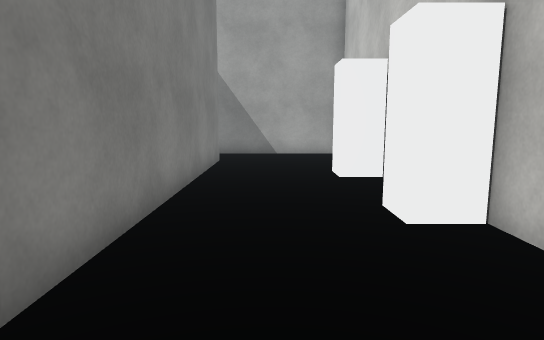
view 1 (above)

13 first-person views from a walk through a 3-D level made in the Unity game engine. The camera is 1.3 m above the floor, tilts 8° down and sees 75° across. Doors are open. The floor is counted in squares, 1 m on a side. Each view is taken from the middle of a square. On the plan, view 1 faces up. The plan holds only what a view shows up to about 15 squares ahead; the rest is blank. The place goes on beyond the plan. The player character is not drawn. Surface patterns are stand-ins for the level's own textures.

view 2
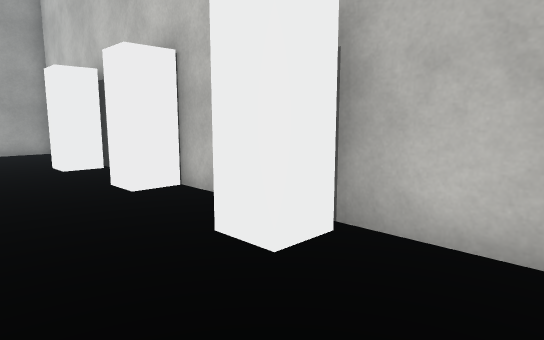

view 3
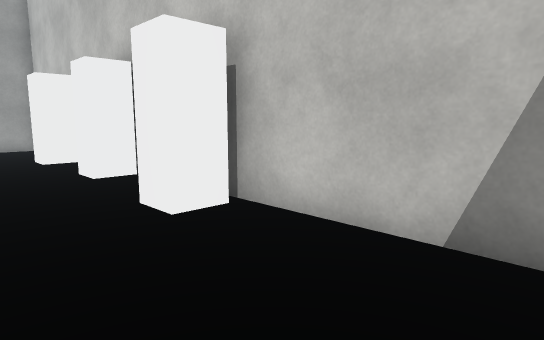

view 4
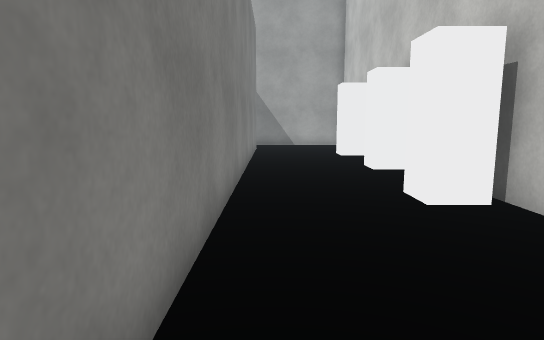

view 5
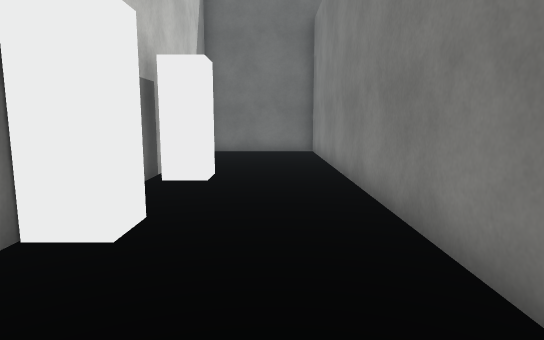

view 6
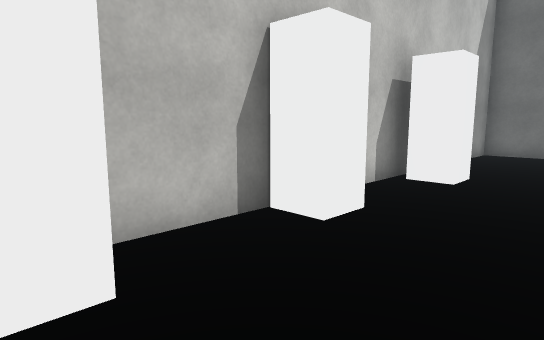

view 7
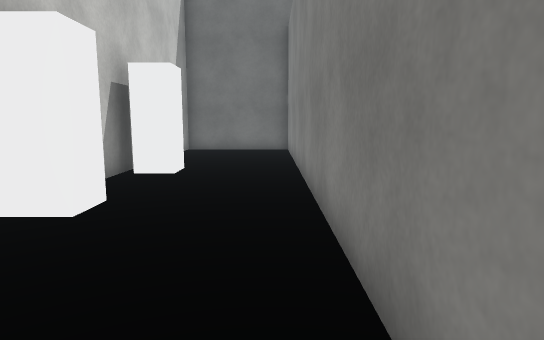

view 8
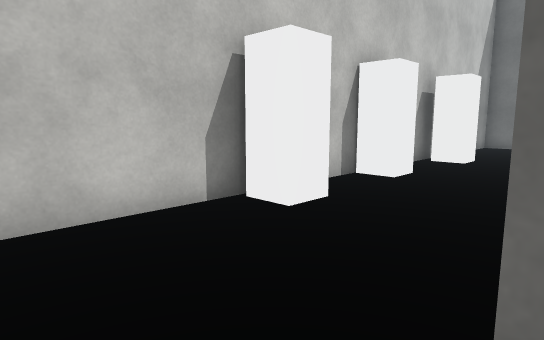

view 9
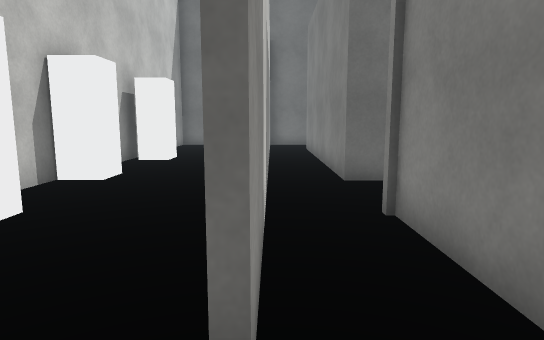

view 10
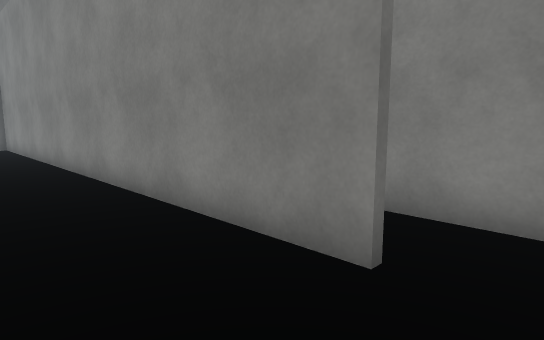

view 11
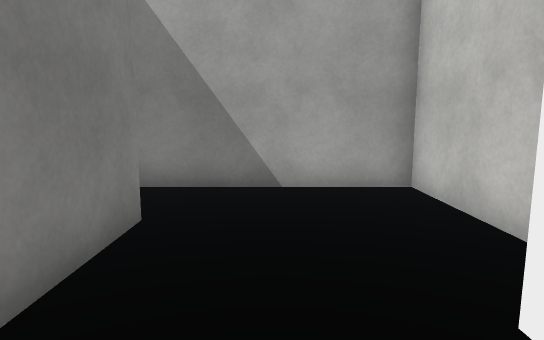

view 12
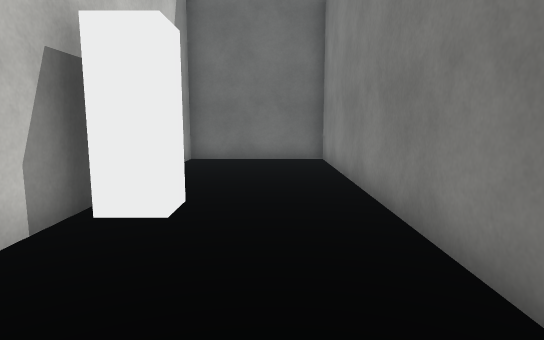

view 13
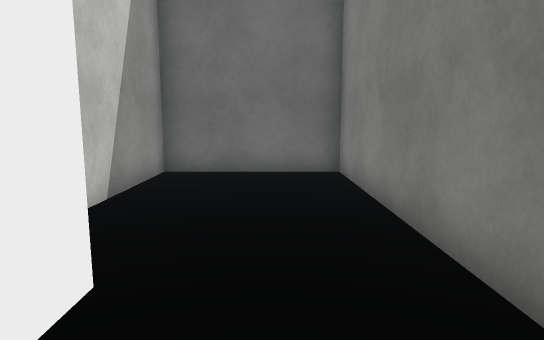

### Floor plan
Points are (right, up) in squares from view 1. A wall is a line through its corners. A room is listed if a view was taken in it or the views show most of it. See-through windows are left out.
Room 1 (views 1, 2, 5, 6, 7, 8, 9, 10, 11, 12, 13)
walls: (2.6, 8.1) (1.6, 8.1) (1.6, 9.1) (2.6, 9.1); (-1.7, 11.6) (-1.7, -2.4); (2.5, 0.4) (1.6, 0.4) (1.6, 1.4) (2.5, 1.4); (2.7, -2.9) (2.7, 4.3) (1.6, 4.3) (1.6, 5.3) (2.7, 5.3) (2.7, 13.9) (-2.6, 13.9)
ways out: opening at (-0.5, -3) to room 2; open door at (1.5, -3) to room 2; opening at (-2, 12.5)
Room 2 (views 3, 4)
walls: (-1.7, -2.4) (-1.7, -5.9) (2.7, -5.9) (2.7, -2.9)
ways out: opening at (-0.5, -3) to room 1; open door at (1.5, -3) to room 1

Where each view was taken, in squares from view 1:
view 1: 0 up, 0 right, facing up
view 2: 2 down, 1 left, facing up-right
view 3: 4 down, 1 left, facing up-right
view 4: 5 down, 1 left, facing up
view 5: 9 up, 0 right, facing down
view 6: 9 up, 1 left, facing down-right
view 7: 10 up, 1 left, facing down
view 8: 13 up, 2 left, facing down-right
view 9: 13 up, 2 left, facing down
view 10: 13 up, 1 right, facing down-left
view 11: 7 up, 0 right, facing up
view 12: 6 up, 0 right, facing down
view 13: 3 up, 0 right, facing down
